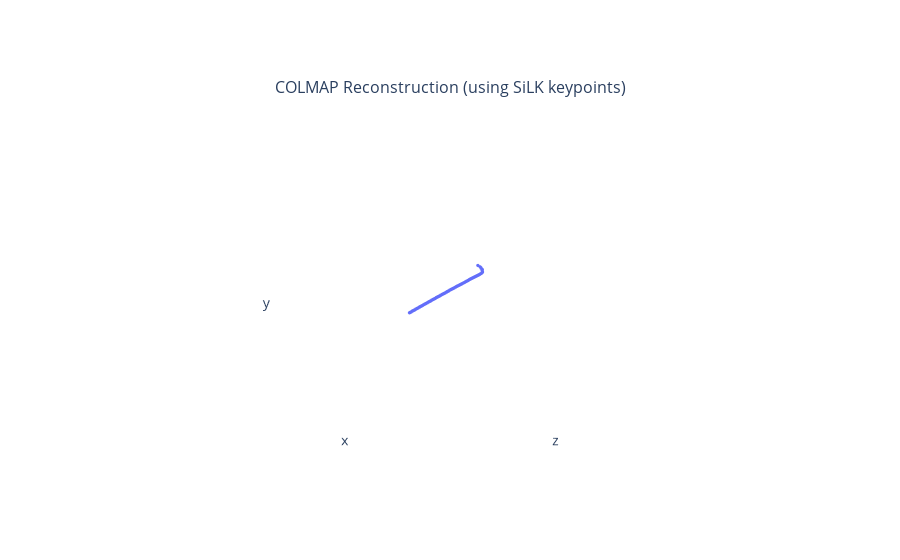

Write notebook code for a chart like this one.
### Code cell
# load the csv
df = pd.read_csv('output/C0044.csv')
df = df.iloc[::1, -4:]
focal_length = []
principal_points = []
R = []
T = []

def quat2rotm(q_vec: list):
    q = torch.Tensor(q_vec) # w, x, y, z # w is real
    m = quaternion_to_matrix(q)
    return m

for k in range(len(df)):
    focal_length.append((1., 1.))
    principal_points.append((0., 0.))    
    R.append(quat2rotm(df.iloc[k, :4].values))
    T.append(torch.Tensor([0., 0., k]))

focal_length = torch.Tensor(focal_length)
principal_points = torch.Tensor(principal_points)
R = torch.stack(R)
T = torch.stack(T)

cams = PerspectiveCameras(
    focal_length=focal_length,
    principal_point=principal_points,
    R=R,
    T=T
)

plot_scene({"COLMAP Reconstruction (using SiLK keypoints)": {"cameras": cams}}, cameras=True)

### Figure 1 — Plotly figure (JSON) as saved in the notebook; plotly's stock layout.template omitted (floating-point values rounded to 4 significant figures; data arrays with more than 128 entries replaced by an {"elided": "..."} marker saying what was removed)
{"data": [{"marker": {"size": 1}, "name": "cameras", "scene": "scene", "type": "scatter3d", "x": {"elided": "2655 float values"}, "y": {"elided": "2655 float values"}, "z": {"elided": "2655 float values"}}], "layout": {"annotations": [{"font": {"size": 16}, "showarrow": false, "text": "COLMAP Reconstruction (using SiLK keypoints)", "x": 0.5, "xanchor": "center", "xref": "paper", "y": 1, "yanchor": "bottom", "yref": "paper"}], "scene": {"aspectmode": "cube", "camera": {"up": {"x": 0, "y": 1, "z": 0}}, "domain": {"x": [0, 1], "y": [0, 1]}, "xaxis": {"backgroundcolor": "#fff", "range": [-164.2, 166.3], "showaxeslabels": false, "showgrid": false, "showline": false, "showticklabels": false, "ticks": "", "zeroline": false}, "yaxis": {"backgroundcolor": "#fff", "range": [-165.3, 165.2], "showaxeslabels": false, "showgrid": false, "showline": false, "showticklabels": false, "ticks": "", "zeroline": false}, "zaxis": {"backgroundcolor": "#fff", "range": [-247.2, 83.26], "showaxeslabels": false, "showgrid": false, "showline": false, "showticklabels": false, "ticks": "", "zeroline": false}}}}
